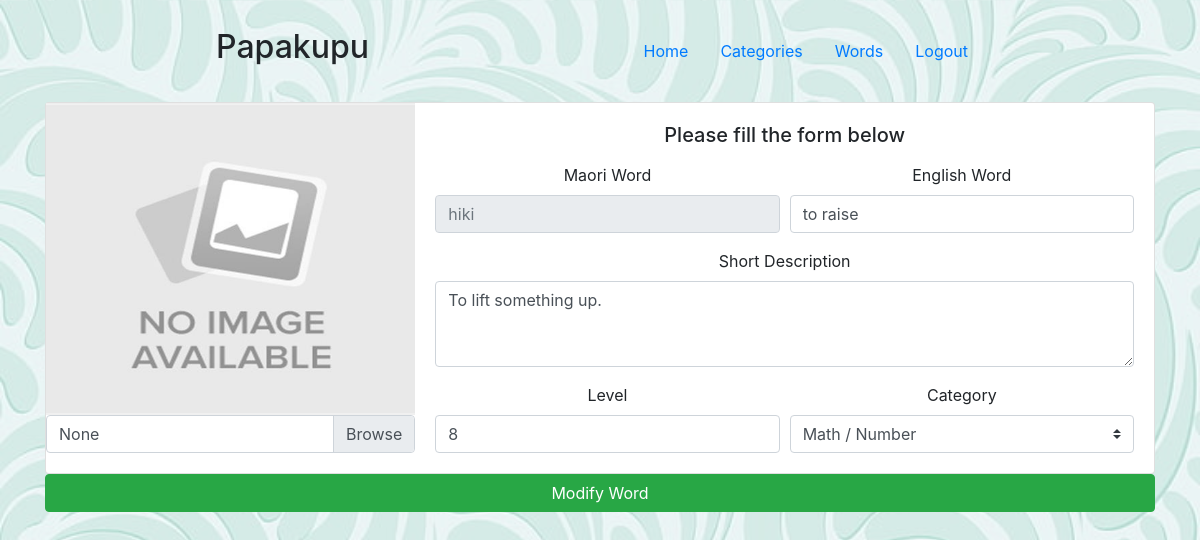
Screenshot of /modify_word/4 (signed in) with the database file from the repository.
### tables this page shows
CREATE TABLE "words"
(
    id          integer
        constraint words_pk
            primary key autoincrement,
    maori       VARCHAR(100),
    english     VARCHAR(100),
    description VARCHAR(500),
    level       integer,
    category    integer default 0
        constraint words_categories_id_fk
            references categories
            on delete set default,
    image       VARCHAR(100),
    date        DATETIME,
    user        integer,
    constraint words_users__id_fk
        foreign key (user, id) references users ("", id)
);

### app.py (the view)
@app.route('/modify_word/<word_id>', methods=['POST', 'GET'])
def modify_word(word_id=None):
    if 'teacher' in session:
        if request.method == "POST":
            englishword = request.form.get('englishword').strip().lower()
            description = request.form.get('description').strip()
            level = int(request.form.get('level').strip())
            category = int(request.form.get('category'))
            image = request.files['image']
            try:
                if image:
                    query = "UPDATE words SET english=?, description=?, level=?, category=?, image=? WHERE id=?;"
                    image.save(os.path.join(UPLOAD_FOLDER, image.filename))  # Saves the image to the server
                    exec_db(query, (englishword, description, level, category, image.filename, word_id))
                else:
                    query = "UPDATE words SET english=?, description=?, level=?, category=? WHERE id=?"
                    exec_db(query, (englishword, description, level, category, word_id))
            except:
                return render_template("fail.html")
            return redirect(url_for('show_word', word_id=word_id))
        else:
            categories = get_db("SELECT * FROM categories")
            word = get_db("SELECT * FROM words WHERE id=?", (word_id, ), "one")
            return render_template("ModifyWord.html", categories=categories, word=word)
    else:
        return render_template("PleaseLogin.html")

### app.py (called while the page is built)
def get_db(query, args=(), fetch_type="all"):
    connection = sqlite3.connect(DATABASE)
    cur = connection.cursor()
    cur.execute(query, args)
    if fetch_type == "one":
        data = cur.fetchone()
    else:
        data = cur.fetchall()
    connection.close()
    return data

### templates/ModifyWord.html (shortened to what this page needs)
{% extends "base.html" %}
        {% block body %}
        <div class="container">
            <form class="needs-validation" action="{{ url_for('modify_word', word_id=word[0]) }}" method="post" enctype="multipart/form-data" novalidate>
                <div class="card">
                    <div class="row no-gutters">
                        <div class="col-md-4">
                            {% if word[6] %}
                                <img id="show" height="312" width="100%" src="{{ url_for('static', filename=('images/' + word[6])) }}" alt="...">
                            {% else %}
                                <img id="show" height="312" width="100%" src="{{ url_for('static', filename=('images/default.jpg')) }}" alt="...">
                            {% endif %}
                            <div class="custom-file">
                                <label class="custom-file-label" for="image" style="text-align: left">
                                    {{ word[6] }}
                                </label>
                            </div>
                        </div>
                        <div class="col-md-8">
                            <div class="card-body">
                                <h5 class="card-title mb-3">Please fill the form below</h5>
                                <div class="form-row mb-3">
                                    <div class="col-md-6">
                                        <label for="maoriword">Maori Word</label>
                                        <input type="text" class="form-control" id="maoriword" placeholder="{{ word[1] }}" readonly>
                                    </div>
                                    <div class="col-md-6">
                                        <label for="englishword">English Word</label>
                                        <input type="text" class="form-control" id="englishword" name="englishword" value="{{ word[2] }}" maxlength="100" required>
                                    </div>
                                </div>
                                <div class="form-group">
                                    <label for="description">Short Description</label>
                                    <textarea class="form-control" id="description" name="description" rows="3" maxlength="300" required>{{ word[3] }}</textarea>
                                </div>
                                <div class="form-row">
                                    <div class="col-md-6">
                                        <label for="level">Level</label>
                                        <input type="number" class="form-control" id="level" name="level" value="{{ word[4] }}" min="1" max="10" required>
                                    </div>
                                    <div class="col-md-6">
                                        <label for="category">Category</label>
                                        <select class="custom-select" id="category" name="category" required>
                                            {% for id, category in categories %}
                                                {% if id == word[4] %}
                                                    <option value="{{ id }}" selected>{{ category }}</option>
                                                {% else %}
                                                    <option value="{{ id }}" >{{ category }}</option>
                                                {% endif %}
                                            {% endfor %}
                                        </select>
                                    </div>
                                </div>
                            </div>
                        </div>
                    </div>
                </div>
                <button class="btn btn-block btn-success" type="submit">
                    Modify Word
                </button>
            </form>
        </div>
    {% endblock %}

### static/style.css (style rules this page uses)
body { height: 100%; background: linear-gradient(rgba(255,255,255,.3), rgba(255,255,255,.3)), url("fern2.jpg"); background-size: cover; }

### rows the page displays
words: maori "hiki", englishword "to raise", description "To lift something up.", level "8"

### other values shown
{{ word[6] }} "None"
form field category "Math / Number"
